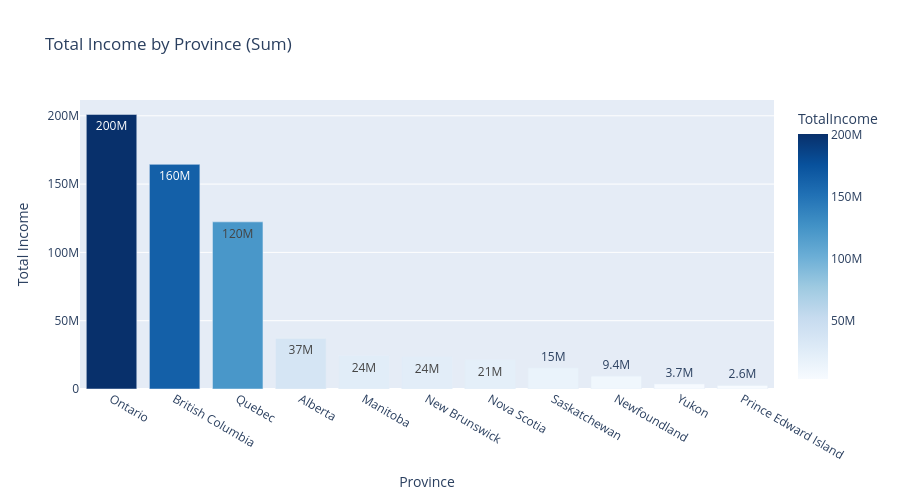

The cell this chart's notebook holds for it:
### Markdown cell above
## Province vs Income (sum of total income by customers)

### Code cell
income_sum = (
    dataset.groupby('Province or State')['Income']
    .sum()
    .reset_index(name='TotalIncome')
    .sort_values('TotalIncome', ascending=False)
)

fig = px.bar(
    income_sum,
    x='Province or State',
    y='TotalIncome',
    title='Total Income by Province (Sum)',
    text_auto='.2s',
    color='TotalIncome',
    color_continuous_scale='Blues'
)
fig.update_layout(xaxis_title='Province', yaxis_title='Total Income', height=500)
fig.show()

### Figure 1 — Plotly figure (JSON) as saved in the notebook; plotly's stock layout.template omitted (floating-point values rounded to 4 significant figures)
{"data": [{"alignmentgroup": "True", "hovertemplate": "Province or State=%{x}<br>TotalIncome=%{marker.color}<extra></extra>", "legendgroup": "", "marker": {"color": [200991960, 164464792, 122361439, 37022499, 24370219, 23735112, 21352998, 15431715, 9423686, 3725638, 2622483], "coloraxis": "coloraxis", "pattern": {"shape": ""}}, "name": "", "offsetgroup": "", "orientation": "v", "showlegend": false, "textposition": "auto", "texttemplate": "%{y:.2s}", "type": "bar", "x": ["Ontario", "British Columbia", "Quebec", "Alberta", "Manitoba", "New Brunswick", "Nova Scotia", "Saskatchewan", "Newfoundland", "Yukon", "Prince Edward Island"], "xaxis": "x", "y": [200991960, 164464792, 122361439, 37022499, 24370219, 23735112, 21352998, 15431715, 9423686, 3725638, 2622483], "yaxis": "y"}], "layout": {"barmode": "relative", "coloraxis": {"colorbar": {"title": {"text": "TotalIncome"}}, "colorscale": [[0, "rgb(247,251,255)"], [0.125, "rgb(222,235,247)"], [0.25, "rgb(198,219,239)"], [0.375, "rgb(158,202,225)"], [0.5, "rgb(107,174,214)"], [0.625, "rgb(66,146,198)"], [0.75, "rgb(33,113,181)"], [0.875, "rgb(8,81,156)"], [1, "rgb(8,48,107)"]]}, "height": 500, "legend": {"tracegroupgap": 0}, "title": {"text": "Total Income by Province (Sum)"}, "xaxis": {"anchor": "y", "domain": [0, 1], "title": {"text": "Province"}}, "yaxis": {"anchor": "x", "domain": [0, 1], "title": {"text": "Total Income"}}}}
